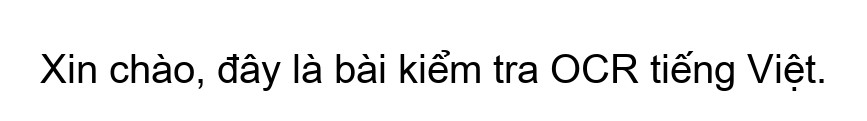
#> input picture testset/00_clean.jpg, 867 x 121 px
$ python -i pipeline.py   (imports and definitions only)
#> lines starting #> are read from the running program, lines starting #| are printed output that depends on the picture; after the words box and inside, x2 and y2 are one past the last pixel; in counts of white or black regions, pixels touching at a corner belong together
#> further down, picture is the input picture: shape (121, 867); min 0, max 255, mean 239.1
"""Tiền xử lý ảnh + chạy OCR với cấu hình tham số hóa được (để dò/tối ưu)."""
from dataclasses import dataclass, asdict

import cv2
import numpy as np
import pytesseract
from PIL import Image


@dataclass(frozen=True)
class Config:
    upscale: int = 2          # hệ số phóng to ảnh trước khi OCR
    denoise: str = "none"     # none | median | nlmeans
    threshold: str = "none"   # none | otsu | adaptive
    deskew: bool = False
    psm: int = 6
    lang: str = "vie"

    def as_dict(self):
        return asdict(self)


def _deskew(gray: np.ndarray) -> np.ndarray:
    inv = cv2.bitwise_not(gray)
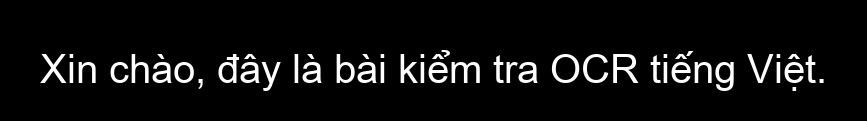
#> inv: shape (121, 867); min 0, max 255, mean 15.9
    _, bw = cv2.threshold(inv, 0, 255, cv2.THRESH_BINARY + cv2.THRESH_OTSU)
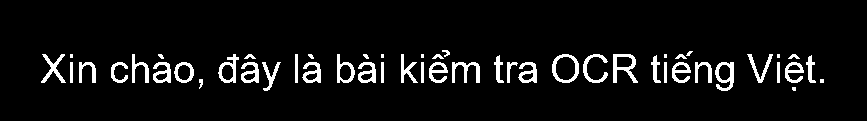
#> bw: shape (121, 867); 6.2% white; 51 white regions (8 under 20 px), largest, box (x1, y1, x2, y2) and area: (613, 54, 638, 83) 316, (715, 62, 734, 91) 279, (552, 54, 579, 83) 277
    coords = cv2.findNonZero(bw)
#> coords = contour of 6463 points, box (x1, y1, x2, y2) (41, 50, 824, 91), area 6846
    if coords is None or len(coords) < 20:
        return gray
    angle = cv2.minAreaRect(coords)[-1]
#> angle = -90
    if angle < -45:
        angle = -(90 + angle)
#> angle = 0
    else:
        angle = -angle
    if abs(angle) < 0.1 or abs(angle) > 20:
        return gray  # tránh xoay nhầm khi không có skew rõ ràng
    h, w = gray.shape
    center = (w // 2, h // 2)
    M = cv2.getRotationMatrix2D(center, angle, 1.0)
    return cv2.warpAffine(gray, M, (w, h), flags=cv2.INTER_CUBIC, borderMode=cv2.BORDER_REPLICATE)


def preprocess(image: Image.Image, config: Config) -> Image.Image:
    arr = np.array(image.convert("L"))

    if config.upscale > 1:
        arr = cv2.resize(arr, None, fx=config.upscale, fy=config.upscale, interpolation=cv2.INTER_CUBIC)

    if config.deskew:
        arr = _deskew(arr)

    if config.denoise == "median":
        arr = cv2.medianBlur(arr, 3)
    elif config.denoise == "nlmeans":
        arr = cv2.fastNlMeansDenoising(arr, h=10)

    if config.threshold == "otsu":
        _, arr = cv2.threshold(arr, 0, 255, cv2.THRESH_BINARY + cv2.THRESH_OTSU)
    elif config.threshold == "adaptive":
        arr = cv2.adaptiveThreshold(
            arr, 255, cv2.ADAPTIVE_THRESH_GAUSSIAN_C, cv2.THRESH_BINARY, 31, 15
        )

    return Image.fromarray(arr)


def ocr(image: Image.Image, config: Config) -> str:
    processed = preprocess(image, config)
    tess_config = f"--oem 1 --psm {config.psm}"
    return pytesseract.image_to_string(processed, lang=config.lang, config=tess_config).strip()

>>> import cv2
>>> picture = cv2.imread('testset/00_clean.jpg', cv2.IMREAD_GRAYSCALE)
>>> result = _deskew(picture)

$ run again, on testset/02_clean.jpg
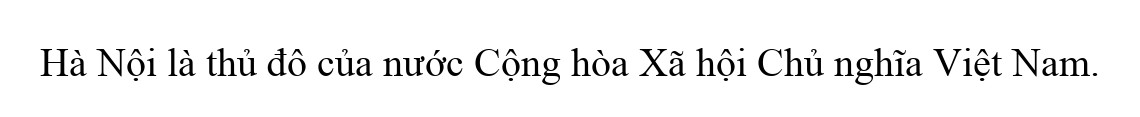
#> input picture testset/02_clean.jpg, 1140 x 117 px
#> picture is the input picture: shape (117, 1140); min 0, max 255, mean 241.9
#> in _deskew, `inv = cv2.bitwise_not(gray)`:
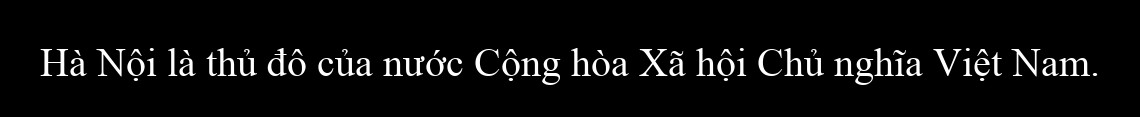
#> inv: shape (117, 1140); min 0, max 255, mean 13.1
#> in _deskew, `_, bw = cv2.threshold(inv, 0, 255, cv2.THRESH_BINARY + cv2.THRESH_OTSU)`:
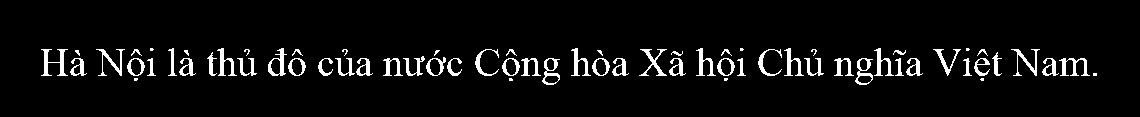
#> bw: shape (117, 1140); 5.3% white; 68 white regions (15 under 20 px), largest, box (x1, y1, x2, y2) and area: (41, 49, 68, 76) 268, (1059, 58, 1090, 76) 227, (639, 49, 667, 76) 218
#> coords = contour of 7107 points, box (x1, y1, x2, y2) (41, 48, 1097, 85), area 2720
#> in _deskew, `angle = cv2.minAreaRect(coords)[-1]`: angle = -90
#> in _deskew, `angle = -(90 + angle)`: angle = 0

$ run again, on testset/03_clean.jpg
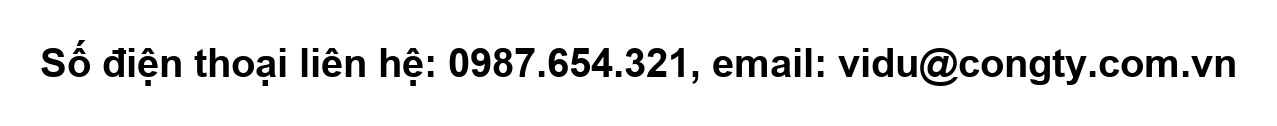
#> input picture testset/03_clean.jpg, 1277 x 126 px
#> picture is the input picture: shape (126, 1277); min 0, max 255, mean 233.7
#> in _deskew, `inv = cv2.bitwise_not(gray)`:
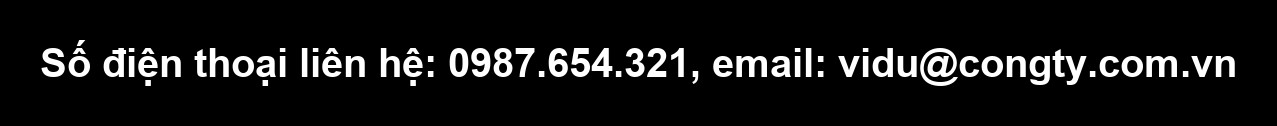
#> inv: shape (126, 1277); min 0, max 255, mean 21.3
#> bw: shape (126, 1277); 8.4% white; 70 white regions, largest, box (x1, y1, x2, y2) and area: (920, 48, 958, 86) 703, (1146, 56, 1177, 77) 414, (736, 56, 767, 77) 411
#> coords = contour of 13442 points, box (x1, y1, x2, y2) (42, 40, 1235, 86), area 1102
#> in _deskew, `angle = cv2.minAreaRect(coords)[-1]`: angle = -89.47
#> in _deskew, `angle = -(90 + angle)`: angle = -0.528
#> M = [[1, -0.00922, 0.608], [0.00922, 1, -5.88]]
#> in _deskew, `return cv2.warpAffine(gray, M, (w, h), flags=cv2.INTER_CUBIC, borderMo..`:
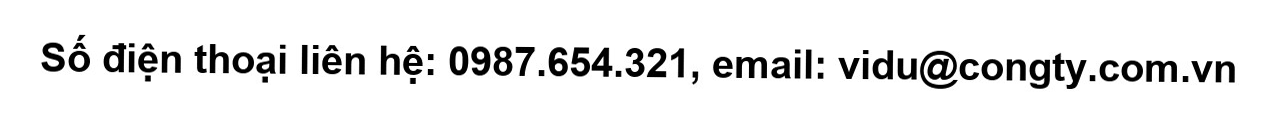
#> returned value: shape (126, 1277); min 0, max 255, mean 233.7
